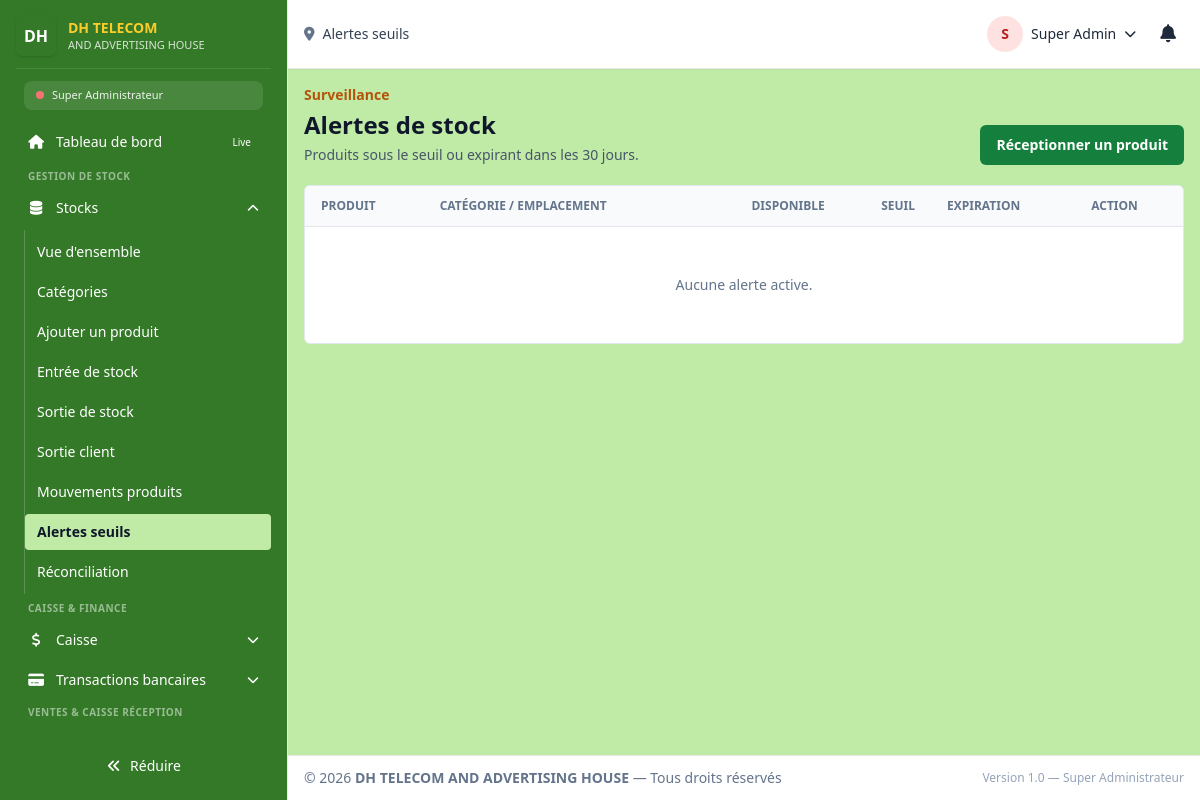
The page /super_admin/stock/alertes (signed in) on the database as committed earlier.
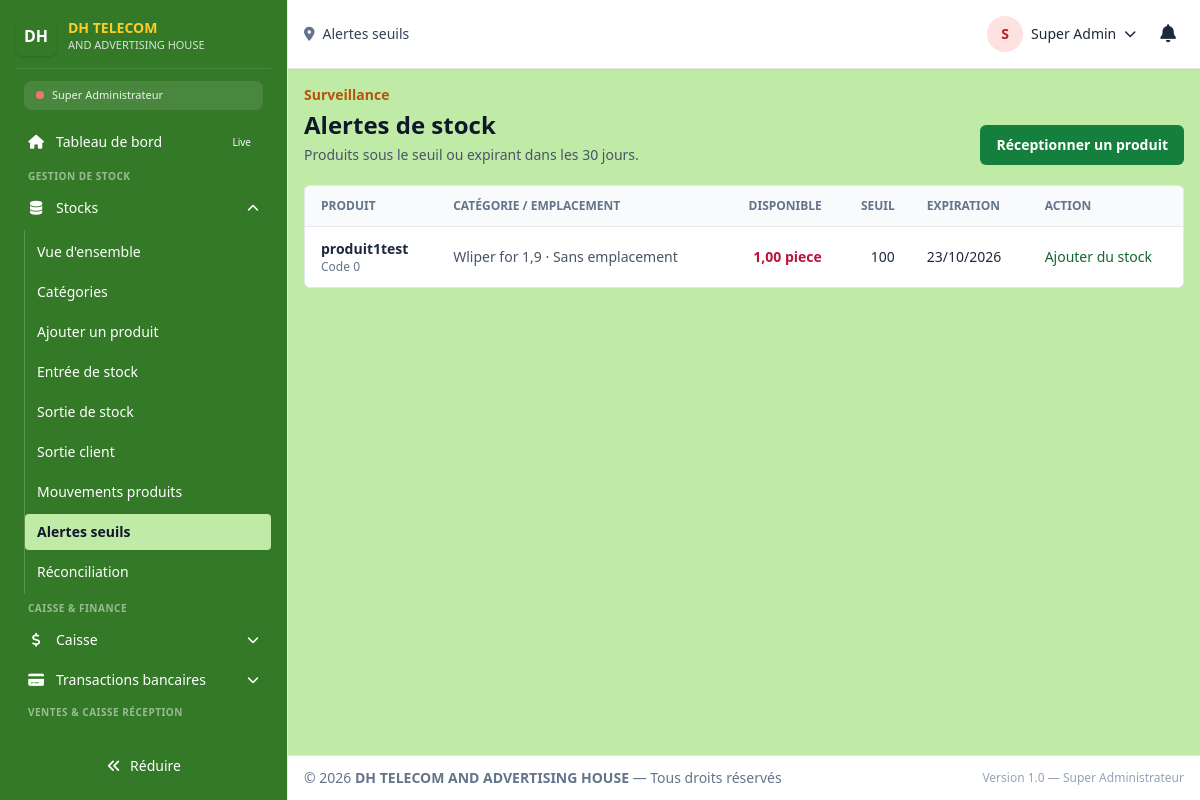
The same page on the database as committed later.
### tables this page shows
CREATE TABLE `stock` (
  `id` int(100) NOT NULL,
  `reference` varchar(50) DEFAULT NULL,
  `barcode` varchar(50) DEFAULT NULL,
  `bar_code` int(11) NOT NULL DEFAULT 0,
  `medicine_name` varchar(100) NOT NULL,
  `color` varchar(10) NOT NULL DEFAULT '#000000',
  `category` varchar(255) NOT NULL,
  `sub_category_id` int(11) DEFAULT NULL,
  `shelf` text DEFAULT NULL,
  `registered_quantity` decimal(10,2) NOT NULL DEFAULT 0.00,
  `used_quantity` decimal(10,2) NOT NULL DEFAULT 0.00,
  `actual_quantity` decimal(10,2) NOT NULL DEFAULT 0.00,
  `register_date` varchar(100) NOT NULL,
  `expire_date` varchar(100) DEFAULT NULL,
  `sell_type` varchar(100) NOT NULL,
  `unit_id` int(11) DEFAULT NULL,
  `purchase_unit_id` int(11) DEFAULT NULL,
  `sale_unit_id` int(11) DEFAULT NULL,
  `origin` varchar(50) NOT NULL DEFAULT '',
  `quality` varchar(50) NOT NULL DEFAULT 'Standard',
  `actual_price` decimal(10,0) NOT NULL DEFAULT 0,
  `selling_price` decimal(10,0) NOT NULL DEFAULT 0,
  `profit_price` decimal(10,0) NOT NULL DEFAULT 0,
  `status` varchar(100) NOT NULL DEFAULT 'Disponible',
  `inventory` decimal(10,2) NOT NULL DEFAULT 0.00,
  `storage_conditions` varchar(255) NOT NULL DEFAULT '',
  `profil` varchar(100) NOT NULL DEFAULT '',
  `guard` decimal(10,0) NOT NULL DEFAULT 0,
  `requisition` decimal(10,2) DEFAULT 0.00,
  `seuil` decimal(10,0) NOT NULL DEFAULT 3 COMMENT 'Seuil alerte stock',
  `totalPrice` decimal(15,0) GENERATED ALWAYS AS (`actual_quantity` * `actual_price`) STORED,
  `low_stock_alert` tinyint(1) DEFAULT 0,
  `expiring_alert` tinyint(1) DEFAULT 0,
  `created_at` timestamp NOT NULL DEFAULT current_timestamp(),
  `updated_at` timestamp NOT NULL DEFAULT current_timestamp() ON UPDATE current_timestamp(),
  `grammage` int(11) DEFAULT NULL COMMENT 'g/m² pour papier',
  `format` varchar(50) DEFAULT NULL COMMENT 'A4, A3, SRA3...',
  `dimensions_mm` varchar(50) DEFAULT NULL,
  `laize` decimal(10,2) DEFAULT NULL COMMENT 'Largeur rouleau (m)',
  `thickness_mm` decimal(10,2) DEFAULT NULL COMMENT 'Épaisseur (mm)',
  `ink_color` varchar(50) DEFAULT NULL COMMENT 'Couleur encre',
  `support_type` varchar(100) DEFAULT NULL,
  `finish_type` varchar(100) DEFAULT NULL COMMENT 'Brillant, mat, soft touch',
  `brand` varchar(100) DEFAULT NULL,
  `supplier_id` int(100) DEFAULT NULL COMMENT 'Réf partners.id',
  `location` varchar(100) DEFAULT NULL COMMENT 'Emplacement entrepôt',
  `min_stock_alert` decimal(10,2) DEFAULT 0.00 COMMENT 'Seuil alerte',
  `reorder_level` decimal(10,2) DEFAULT 0.00 COMMENT 'Seuil réappro',
  `purchase_price` decimal(15,2) DEFAULT 0.00,
  `photo_url` varchar(500) DEFAULT NULL,
  `notes` text DEFAULT NULL
);

### router.php (called while the page is built, shortened)
<?php
require_once __DIR__ . "/dash/template/permissions.php";
require_once __DIR__ . "/dash/template/sidebar_config.php";
if (!function_exists('app_url')) {
    function app_url(string $path = ''): string
    {
        return APP_BASE_PATH . '/' . ltrim($path, '/');
    }
}
if (!function_exists('app_route_url')) {
    function app_route_url(string $path, ?string $role = null): string
    {
        $role = $role ?? ($_SESSION['role'] ?? '');
        $path = trim($path, '/');
        if ($role !== '' && $path !== $role && strpos($path, $role . '/') !== 0) {
            $path = $role . '/' . $path;
        }
        return app_url($path);
    }
}
$ROUTES_BY_ROLE  = [];
foreach ($ROLES as $roleName => $roleDefinition) {
    $roleUser = ["role_system" => $roleName];
    $ROUTES_BY_ROLE[$roleName] = [];
    foreach ($ROUTE_DEFINITIONS as $routeName => $routeDefinition) {
        $roleRoute = $roleName . '/' . $routeName;
        if (userCan($roleUser, $routeDefinition[1])) {
            if ($roleName === "receptionniste" && $routeName === "accueil") {
                $routeDefinition[0] = "./dash/receptionist/index.php";
            }
            if ($roleName === "comptable" && $routeName === "accueil") {
                $routeDefinition[0] = "./dash/comptable/index.php";
            }
            if ($roleName === "magasinier" && $routeName === "accueil") {
                $routeDefinition[0] = "./dash/magasinier/index.php";
            }
            $ROUTES_BY_ROLE[$roleName][$roleRoute] = $routeDefinition;
        }
    }
}
$ROLE_ALIASES = [
    "Super Admin" => "super_admin",
    "Admin"       => "directeur_general",
    "caissier"    => "comptable",
    "agent"       => "magasinier",
    "Utilisateur" => "travailleur",
];
require_once __DIR__ . "/api/database.php";
$db = Database::getInstance();
$userRecord = $db->fetch(
    "SELECT id, user_name, category, f_name, l_name, status, profil
     FROM users
     WHERE id = ?
     LIMIT 1",
    [$_SESSION["user_id"]]
);
$role = $ROLE_ALIASES[$userRecord["category"] ?? ""] ?? ($userRecord["category"] ?? "");
$ROUTES = $ROUTES_BY_ROLE[$role];
$route = $_GET['route'] ?? ($role . '/accueil');
$route = trim($route, '/');
$route = strtolower($route);
    ?>
    <?php
list($file, $requiredPermission, $pageTitle) = $ROUTES[$route];
    ?>
    <?php
$pagePath = __DIR__ . "/" . $file;
    ?>
    <?php
require $pagePath;
$content = ob_get_clean();
require_once __DIR__ . "/dash/template/layout.php";

### api/database.php (called while the page is built, shortened)
<?php
class Database
{
    private static $instance = null;
    private $pdo;
    private function __construct()
    {
        $dsn = 'mysql:host=' . DB_HOST
             . ';port=' . DB_PORT
             . ';dbname=' . DB_NAME
             . ';charset=' . DB_CHARSET;
        $options = [
            PDO::ATTR_ERRMODE            => PDO::ERRMODE_EXCEPTION,
            PDO::ATTR_DEFAULT_FETCH_MODE => PDO::FETCH_ASSOC,
            PDO::ATTR_EMULATE_PREPARES   => false,
            PDO::ATTR_PERSISTENT         => false,
            PDO::ATTR_TIMEOUT            => 5,
            PDO::ATTR_STRINGIFY_FETCHES  => false,
            PDO::MYSQL_ATTR_INIT_COMMAND => "SET NAMES " . DB_CHARSET
                                          . " COLLATE " . DB_COLLATION
                                          . ", time_zone = '+02:00'",
        ];
        try {
            $this->pdo = new PDO($dsn, DB_USER, DB_PASS, $options);
        } catch (PDOException $e) {
            $this->logError($e);
            die('Erreur de connexion à la base de données : ' . $e->getMessage());
        }
    }
    public static function getInstance()
    {
        if (self::$instance === null) {
            self::$instance = new self();
        }
        return self::$instance;
    }
    public function query($sql, $params = [])
    {
        $start = microtime(true);
        try {
            $stmt = $this->pdo->prepare($sql);
            $stmt->execute($params);
            return $stmt;
        } catch (PDOException $e) {
            $this->logError($e, $sql, $params);
            throw $e;
        }
    }
    public function fetchAll($sql, $params = [])
    {
        return $this->query($sql, $params)->fetchAll();
    }
}

### dash/template/permissions.php (called while the page is built, shortened)
<?php
function userCan(array $user, string $permission): bool
{
    global $ROLES;
    $role = $user["role_system"] ?? "";
    $permissions = $ROLES[$role]["permissions"] ?? [];
    if (in_array("*", $permissions, true)) return true;
    if (in_array($permission, $permissions, true)) return true;
    $module = explode(".", $permission)[0] ?? "";
    if ($module && in_array("$module.*", $permissions, true)) return true;
    return false;
}

### dash/magasinier/_inventory.php (called while the page is built, shortened)
<?php
if (!function_exists('inventoryEscape')) {
    function inventoryEscape($value): string
    {
        return htmlspecialchars((string) $value, ENT_QUOTES, 'UTF-8');
    }
}

### dash/magasinier/stock_alertes.php (the view, shortened to what the changed rows need)
<?php
require_once __DIR__.'/../../api/database.php'; require_once __DIR__.'/_inventory.php';
$db=Database::getInstance();
$products=$db->fetchAll("SELECT id,bar_code,medicine_name,category,shelf,actual_quantity,seuil,sell_type,expire_date FROM stock WHERE actual_quantity <= seuil OR (expire_date IS NOT NULL AND expire_date <> '' AND STR_TO_DATE(expire_date,'%Y-%m-%d') BETWEEN CURDATE() AND DATE_ADD(CURDATE(), INTERVAL 30 DAY)) ORDER BY (actual_quantity <= seuil) DESC, STR_TO_DATE(expire_date,'%Y-%m-%d') ASC, medicine_name");
?>
<section class="space-y-5"><header class="flex flex-col gap-3 sm:flex-row sm:items-end sm:justify-between"><div><h1 class="mt-1 text-2xl font-bold text-slate-900">Alertes de stock</h1></div></header>
<div class="overflow-x-auto rounded-md border border-slate-200 bg-white"><table class="min-w-full divide-y text-sm"><thead class="bg-slate-50 text-left text-xs uppercase text-slate-500"><tr><th class="px-4 py-3">Produit</th><th class="px-4 py-3">Catégorie / emplacement</th><th class="px-4 py-3 text-right">Disponible</th><th class="px-4 py-3 text-right">Seuil</th><th class="px-4 py-3">Expiration</th><th class="px-4 py-3">Action</th></tr></thead><tbody class="divide-y divide-slate-100">
<?php if(!$products):?><tr><td colspan="6" class="px-4 py-12 text-center text-slate-500">Aucune alerte active.</td></tr><?php else:foreach($products as $product):$expiredSoon=!empty($product['expire_date'])&&strtotime($product['expire_date'])!==false&&strtotime($product['expire_date'])<=strtotime('+30 days');?><tr><td class="px-4 py-3 font-semibold"><?=inventoryEscape($product['medicine_name'])?><div class="text-xs font-normal text-slate-500">Code <?= (int)$product['bar_code']?></div></td><td class="px-4 py-3 text-slate-600"><?=inventoryEscape($product['category'])?> · <?=inventoryEscape($product['shelf']?:'Sans emplacement')?></td><td class="px-4 py-3 text-right font-semibold text-rose-700"><?=number_format((float)$product['actual_quantity'],2,',',' ')?> <?=inventoryEscape($product['sell_type'])?></td><td class="px-4 py-3 text-right"><?=number_format((float)$product['seuil'],0,',',' ')?></td><td class="px-4 py-3"><?=$expiredSoon?inventoryEscape(date('d/m/Y',strtotime($product['expire_date']))):'—'?></td><td class="px-4 py-3"><a href="<?=inventoryEscape(app_route_url('stock/entrees'))?>?product_id=<?=(int)$product['id']?>" class="text-sm font-medium text-green-800 hover:underline">Ajouter du stock</a></td></tr><?php endforeach;endif;?>
</tbody></table></div></section>

### dash/template/layout.php (shortened to what the changed rows need)
<?php
require_once __DIR__ . "/permissions.php";
require_once __DIR__ . "/sidebar_config.php";
$route = trim(strtolower($route), '/');
$rolePrefix = !empty($user["role_system"]) ? $user["role_system"] . "/" : "";
$activeRoute = $rolePrefix !== "" && strpos($route, $rolePrefix) === 0
    ? substr($route, strlen($rolePrefix))
    : $route;
if (!function_exists('faIcon')) {
    function faIcon(?string $feather): string
    {
        return $map[$feather] ?? 'fa-solid fa-circle';
    }
}
if (!function_exists('renderSidebarItem')) {
    function renderSidebarItem(array $item, string $currentRoute, array $user): void
    {
        $itemHref  = $item['href'] ?? '';
        $itemRoute = ltrim($itemHref, '/');
        $isActive  = ($itemRoute === $currentRoute);
        if ($item['type'] === 'link') {
            $activeClass = $isActive
                ? 'bg-[#C0EBA6] text-slate-900 font-semibold'
                : 'text-white hover:bg-[#C0EBA6] hover:text-slate-900';
            ?>
            <li>
                <a href="<?= htmlspecialchars(app_route_url($itemHref, $user['role_system'] ?? null), ENT_QUOTES, 'UTF-8') ?>"
                   class="flex items-center gap-3 px-3 py-2 rounded-lg text-sm transition <?= $activeClass ?>">
                    <i class="<?= htmlspecialchars(faIcon($item['icon'] ?? '')) ?> w-4 text-center flex-shrink-0"></i>
                    <span class="menu-text"><?= htmlspecialchars($item['label']) ?></span>
                    <?php if (!empty($item['badge'])): ?>
                        <span class="ml-auto text-[10px] px-2 py-0.5 rounded-full bg-<?= htmlspecialchars($item['badge']['color']) ?>-500 text-white">
                            <?= htmlspecialchars($item['badge']['text']) ?>
                        </span>
                    <?php endif; ?>
                </a>
            </li>
            <?php
        } elseif ($item['type'] === 'dropdown') {
            $visibleChildren = array_filter($item['items'] ?? [], function ($sub) use ($user) {
                if (empty($sub['permission'])) return true;
                return userCan($user, $sub['permission']);
            });
            $hasActiveChild = false;
            foreach ($visibleChildren as $sub) {
                $subRoute = ltrim($sub['href'] ?? '', '/');
                if ($subRoute === $currentRoute) { $hasActiveChild = true; break; }
            }
            ?>
            <li>
                <a href="#"
                   class="sidebar-dropdown-btn flex items-center w-full gap-3 px-3 py-2 rounded text-white hover:bg-[#C0EBA6] hover:text-slate-900 transition"
                   aria-expanded="<?= $hasActiveChild ? 'true' : 'false' ?>">
                    <i class="<?= htmlspecialchars(faIcon($item['icon'] ?? '')) ?> w-4 text-center flex-shrink-0"></i>
                    <span class="menu-text text-left flex-1"><?= htmlspecialchars($item['label']) ?></span>
                    <i class="fa-solid fa-chevron-down w-3 text-xs transition-transform sidebar-chevron"></i>
                </a>
                <ul class="sidebar-submenu mt-1 ml-2 <?= $hasActiveChild ? '' : 'hidden' ?> text-sm space-y-1 py-1 border-l border-white/20">
                    <?php foreach ($visibleChildren as $sub): ?>
                        <?php
                        $subHref   = $sub['href'] ?? '';
                        $subRoute  = ltrim($subHref, '/');
                        $subActive = ($subRoute === $currentRoute);
                        ?>
                        <li>
                            <a href="<?= htmlspecialchars(app_route_url($subHref, $user['role_system'] ?? null), ENT_QUOTES, 'UTF-8') ?>"
                               class="block w-full text-left px-3 py-2 rounded <?= $subActive ? 'bg-[#C0EBA6] text-slate-900 font-semibold' : 'text-white hover:bg-[#C0EBA6] hover:text-slate-900' ?>">
                                <?= htmlspecialchars($sub['label']) ?>
                            </a>
                        </li>
                    <?php endforeach; ?>
                </ul>
            </li>
            <?php
        }
    }
}
?>
<!doctype html>
<html lang="fr">
<head>
    <link rel="stylesheet"
          href="https://cdnjs.cloudflare.com/ajax/libs/font-awesome/6.5.1/css/all.min.css"
>
    <script src="https://cdn.tailwindcss.com"></script>
</head>
<body class="min-h-screen bg-[#C0EBA6] text-slate-800 antialiased">
<div id="app" class="relative flex h-screen">
    <aside id="sidebar"
           class="fixed inset-y-0 left-0 z-50 w-72 transform -translate-x-0 lg:translate-x-0 bg-[#347928] border-r border-slate-200 p-4 flex flex-col anim-smooth">
        <nav class="flex-1 overflow-auto scrollbar-thin mt-3 -mr-2 pr-2">
            <ul class="space-y-1 text-sm">
                <?php if (!empty($SIDEBAR_CONFIG)): ?>
                    <?php foreach ($SIDEBAR_CONFIG as $sectionKey => $section): ?>
                        <?php
                        $visibleItems = array_filter($section['items'], function ($item) use ($user) {
                            if (empty($item['permission'])) return true;
                            return userCan($user, $item['permission']);
                        });
                        ?>
                        <?php if (!empty($section['label'])): ?>
                            <li class="mt-4 first:mt-0 text-[10px] text-white/50 uppercase px-3 tracking-wider font-semibold">
                                <?= htmlspecialchars($section['label']) ?>
                            </li>
                        <?php endif; ?>
                        <?php foreach ($visibleItems as $item) renderSidebarItem($item, $activeRoute, $user); ?>
                    <?php endforeach; ?>
                <?php endif; ?>
            </ul>
        </nav>
    </aside>
    <div id="mainArea" class="w-0 min-w-0 flex-1 flex flex-col min-h-0 ml-0 lg:ml-72 anim-smooth">
        <main id="content" class="min-w-0 flex-1 overflow-x-hidden overflow-y-auto p-4">
            <?php
            if (isset($content) && $content !== '') {
                echo $content;
            } else {
                echo '<div class="p-4 bg-yellow-50 text-yellow-800 rounded">Aucun contenu à afficher.</div>';
            }
            ?>
        </main>
    </div>
</div>
</body>
</html>

Rows that differ between the two databases and show on the page:
added stock: medicine_name "produit1test", bar_code "0", category "Wliper for 1,9", shelf "Sans emplacement", actual_quantity "1,00", sell_type "piece", seuil "100", expire_date "23/10/2026"
Other text that changed with them:
text no longer shown: "Aucune alerte active."
